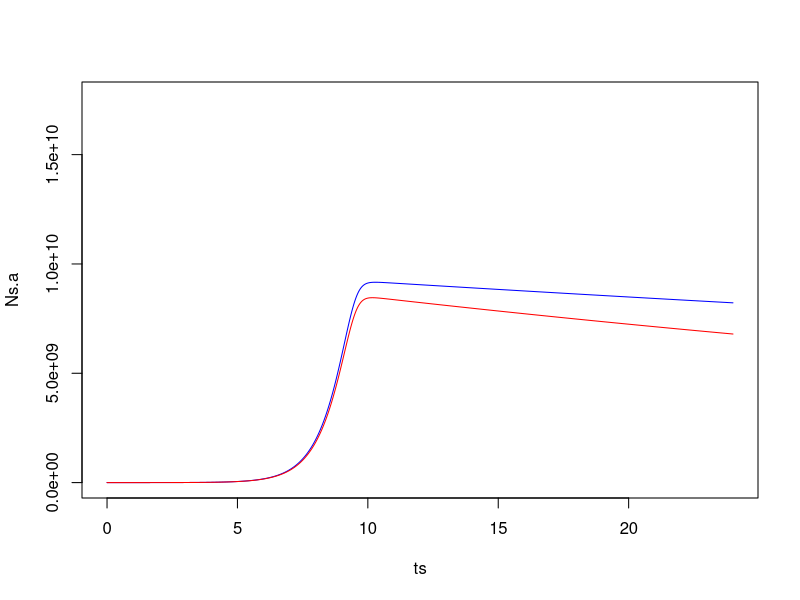

Recreate this plot in R. (Note: this script raises an error after producing the figure.)

yfun<-function(r,V,K)
{
	V*r/(K+r)	
}


## here it is for a few days 

## here it is for a few days 

# universal variables
r0=1500 # intial resource amount
E= 0.000005 # amount of resource used per cell per hour
K= 400 # the amount of resources at which the growth rate is half of V
timestep= 1/60  #0.05 # the length of each timestep (in hours)
totaltime= 24 # the total length of time to be simulated

# variables for each strain
V.1= 1.6 # max theoretical growth rate (per hour) for strain 1
V.2= 1.6 # max theoretical growth rate (per hour) for strain 2
d.1= -0.005*V.1 # the death rate for strain 1 per hour (here i just made it relative to the max growth)
d.2= -0.01*V.2 # the death rate for strain 2 per hour (here i just made it relative to the max growth)



# initial pop sizes
N1.0=100000
N2.0=100000
Na.0= N1.0+N2.0

#create object for starting sizes each day 
days=25
ips.1=rep(0,days)
ips.2=rep(0,days)
ips.a=rep(0,days)

# do first day 
ips.1[1]=N1.0
ips.2[1]=N2.0
ips.a[1]=N1.0+N2.0
  
  
  # create the objects to use throughout
  ts=seq(0,totaltime,timestep) # time points to be used
  Ns.1=rep(0,length(ts)) # create object for pop size at each time for strain 1
  ys.1=rep(0,length(ts)) # create object for growth rate at each time for strain 1 
  Ns.2=rep(0,length(ts)) # create object for pop size at each time for strain 2
  ys.2=rep(0,length(ts)) # create object for growth rate at each time for strain 2
  Ns.a=rep(0,length(ts)) # create object for pop size at each time for all strains
  rs=rep(0,length(ts)) # create object for resource amount at each time
  
  ## first step
  
  ys.1[1]= 0 
  ys.2[1]= 0 
  Ns.1[1]= N1.0 
  Ns.2[1]= N2.0 
  Ns.a[1]= Ns.1[1]+Ns.2[1]
  rs[1]= r0  


  for (i in 2:length(ts)){
    
    
    
    ys.1[i]= yfun(rs[i-1],V.1,K) # calculates new growth rate for strain 1
    ys.2[i]= yfun(rs[i-1],V.2,K)  # calculates new growth rate for strain 2
    
    Ns.1[i]= Ns.1[i-1] + ((Ns.1[i-1]*ys.1[i]) * timestep) + (d.1 * Ns.1[i-1] * timestep) # calculates new pop size (after growth and death)
    Ns.2[i]= Ns.2[i-1] + ((Ns.2[i-1]*ys.2[i]) * timestep) + (d.2 * Ns.2[i-1] * timestep) # calculates new pop size (after growth and death)
    Ns.a[i]= Ns.1[i]+Ns.2[i] # calculates new pop size (after growth and death) for all strains
    
 
    rs[i]= rs[i-1] -E*timestep* (Ns.1[i-1]*ys.1[i]*timestep + Ns.2[i-1]*ys.2[i]*timestep) # calculates new resource amount (after growth and death)
    if(rs[i]<0)
    	rs[i]=0
    
  }
  
  
  #check objects
  #head(ts)
  #head(rs)
  #head(Ns.1)
  #head(Ns.2)
  #head(Ns.a)
  #head(ys.1)
  #head(ys.2)
  # plot the objects
  #plot(ts,rs)
  #plot(ts,ys.1)
  #plot(ts,ys.2)
  
  # quartz("first plot",6,6)
  plot(ts,Ns.a, type="n")
  points(ts,Ns.1,type="l", col="blue")
  points(ts,Ns.2,type="l", col="red")
  x11()

##########################################################################
## now loop through the days

for(j in 2:length(ips.a)){

N1.0=Ns.1[length(Ns.1)]/1000 # initial pop size
N2.0=Ns.2[length(Ns.2)]/1000 # initial pop size
Na.0= N1.0+N2.0
ips.1[j]=N1.0
ips.2[j]=N2.0
ips.a[j]=N1.0+N2.0


# create the objects to use throughout
ts=seq(1,totaltime,timestep) # time points to be used
Ns.1=rep(0,length(ts)) # create object for pop size at each time for strain 1
ys.1=rep(0,length(ts)) # create object for growth rate at each time for strain 1 
Ns.2=rep(0,length(ts)) # create object for pop size at each time for strain 2
ys.2=rep(0,length(ts)) # create object for growth rate at each time for strain 2
Ns.a=rep(0,length(ts)) # create object for pop size at each time for all strains
rs=rep(0,length(ts)) # create object for resource amount at each time

## first step

ys.1[1]= V.1*r0/(K+r0) # calculates first growth rate for strain one
ys.2[1]= V.2*r0/(K+r0) # calculates first growth rate for strain two
Ns.1[1]= N1.0 + (N1.0*ys.1[1]*timestep) + (d.1 * N1.0 *timestep) # calculates first pop size (after growth) for strain 1
Ns.2[1]= N2.0 + (N2.0*ys.2[1]*timestep) + (d.2 * N2.0 *timestep) # calculates first pop size (after growth) for strain 2
Ns.a[1]= Ns.1[1]+Ns.2[1]
rs[1]= r0-E*(N1.0*ys.1[1]*timestep+N2.0*ys.2[1]*timestep) # calculates first new resource amount (after growth)

for (i in 2:length(ts)){
  #i=2
  # making death rates kick in later 
  #if (rs[i-1] > E) # if there are still resources left
    #d.1=0
  #if (rs[i-1] > E) # if there are still resources left
    #d.2=0
  #if (rs[i-1] < E) # if there are no resources left
    #d.1=-0.01*V.1
  #if (rs[i-1] < E) # if there are no resources left
    #d.2=-0.02*V.2
    
  if (rs[i-1] > E) # if there are still resources left
    ys.1[i]= V.1*rs[i-1]/(K+rs[i-1]) # calculates new growth rate for strain 1
  if (rs[i-1] > E) # if there are still resources left
    ys.2[i]= V.2*rs[i-1]/(K+rs[i-1]) # calculates new growth rate for strain 2
  if (rs[i-1] < E) # if all the resources are gone, the growth rate is zero
    ys.1[i]= 0 # calculates new growth rate
  if (rs[i-1] < E) # if all the resources are gone, the growth rate is zero
    ys.2[i]= 0 # calculates new growth rate
  Ns.1[i]= Ns.1[i-1] + ((Ns.1[i-1]*ys.1[i]) * timestep) + (d.1 * Ns.1[i-1] * timestep) # calculates new pop size (after growth and death)
  Ns.2[i]= Ns.2[i-1] + ((Ns.2[i-1]*ys.2[i]) * timestep) + (d.2 * Ns.2[i-1] * timestep) # calculates new pop size (after growth and death)
  Ns.a[i]= Ns.1[i]+Ns.2[i] # calculates new pop size (after growth and death) for all strains
  
  # okay so thinsg got complicated when trying to do the change in r for multiple strains
  # so all that it should be is the old r minus E times the number of new bacteria
  # nope thats not true because if the bacteria grow but then died then I should be useing the growth rate times 
  #   the number at the beginning of the interval (scaled by the time steps)
  ## if (rs[i-1] > 0.0005) # if there are still resources left
  
  ##i=100
  rs[i]= rs[i-1] -E*timestep* (Ns.1[i-1]*ys.1[i]*timestep + Ns.2[i-1]*ys.2[i]*timestep) # calculates new resource amount (after growth and death)
  
}
length(ips.a)
points(ts,Ns.a, type="l")
points(ts,Ns.1,type="l", col="blue")
points(ts,Ns.2,type="l", col="red")

}
# quartz("second plot",6,6)
# quartz("second plot",6,6)
length(daysp)
daysp=seq(1,days,1)
plot(ips.a[2:days]~daysp[2:days], type="l",ylim=c(0,max(ips.a)))
points(ips.1[2:days]~daysp[2:days], col= "blue", type="l")
points(ips.2[2:days]~daysp[2:days], col= "red", type="l")